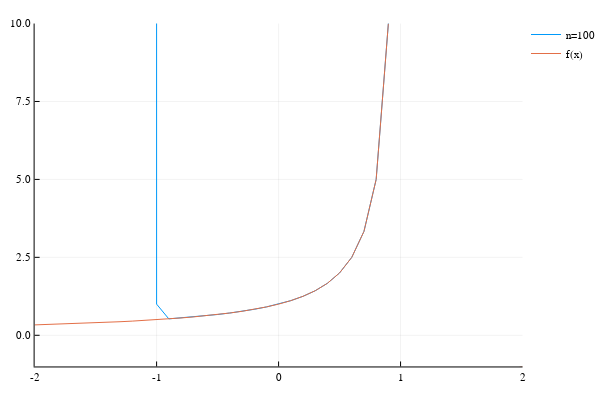

Source (notebook cell):
### Code cell
n=100
x=[j for j=-2:0.1:2]
y=s1(n).(x)
plot(x, y, xlims=(-2,2), ylims=(-1,10),label="n=$n" )
plot!(x,f.(x), xlims=(-2,2), ylims=(-1,10), label="f(x)")

### Figure 1 — Plotly figure (JSON) as saved in the notebook; plotly's stock layout.template omitted (floating-point values rounded to 4 significant figures)
{"data": [{"colorbar": {"title": ""}, "hoverinfo": "text", "legendgroup": "n=100", "line": {"color": "rgba(0, 154, 250, 1.000)", "dash": "solid", "shape": "linear", "width": 1}, "mode": "lines", "name": "n=100", "showlegend": true, "text": [null, null, null, null, null, null, null, null, null, null, null, null, null, null, null, null, null, null, null, null, null, null, null, null, null, null, null, null, null, null, null, null, null, null, null, null, null, null, null, null, null], "type": "scatter", "x": [-2, -1.9, -1.8, -1.7, -1.6, -1.5, -1.4, -1.3, -1.2, -1.1, -1, -0.9, -0.8, -0.7, -0.6, -0.5, -0.4, -0.3, -0.2, -0.1, 0, 0.1, 0.2, 0.3, 0.4, 0.5, 0.6, 0.7, 0.8, 0.9, 1, 1.1, 1.2, 1.3, 1.4, 1.5, 1.6, 1.7, 1.8, 1.9, 2], "xaxis": "x1", "y": [8.451e+29, 4.917e+27, 2.165e+25, 6.982e+22, 158907684805349100000, 243936706521129150, 239200000000000.0, 140100000000.0, 45170000.0, 7219.0, 1, 0.5263, 0.5556, 0.5882, 0.625, 0.6667, 0.7143, 0.7692, 0.8333, 0.9091, 1, 1.111, 1.25, 1.429, 1.667, 2, 2.5, 3.333, 5.0, 10.0, 101, 151600.0, 496900000.0, 1074000000000.0, 1435000000000000.0, 1219683532605645800, 688599967489846000000, 2.693e+23, 7.576e+25, 1.584e+28, 2.535e+30], "yaxis": "y1", "zmax": 0.1, "zmin": -0.1}, {"colorbar": {"title": ""}, "hoverinfo": "text", "legendgroup": "f(x)", "line": {"color": "rgba(227, 111, 71, 1.000)", "dash": "solid", "shape": "linear", "width": 1}, "mode": "lines", "name": "f(x)", "showlegend": true, "text": [null, null, null, null, null, null, null, null, null, null, null, null, null, null, null, null, null, null, null, null, null, null, null, null, null, null, null, null, null, null, null, null, null, null, null, null, null, null, null, null, null], "type": "scatter", "x": [-2, -1.9, -1.8, -1.7, -1.6, -1.5, -1.4, -1.3, -1.2, -1.1, -1, -0.9, -0.8, -0.7, -0.6, -0.5, -0.4, -0.3, -0.2, -0.1, 0, 0.1, 0.2, 0.3, 0.4, 0.5, 0.6, 0.7, 0.8, 0.9, 1, 1.1, 1.2, 1.3, 1.4, 1.5, 1.6, 1.7, 1.8, 1.9, 2], "xaxis": "x1", "y": [0.3333, 0.3448, 0.3571, 0.3704, 0.3846, 0.4, 0.4167, 0.4348, 0.4545, 0.4762, 0.5, 0.5263, 0.5556, 0.5882, 0.625, 0.6667, 0.7143, 0.7692, 0.8333, 0.9091, 1, 1.111, 1.25, 1.429, 1.667, 2, 2.5, 3.333, 5.0, 10.0, null, -10.0, -5.0, -3.333, -2.5, -2, -1.667, -1.429, -1.25, -1.111, -1], "yaxis": "y1", "zmax": 0.1, "zmin": -0.1}], "layout": {"annotations": [], "height": 400, "legend": {"bgcolor": "rgba(255, 255, 255, 1.000)", "bordercolor": "rgba(0, 0, 0, 1.000)", "font": {"color": "rgba(0, 0, 0, 1.000)", "family": "sans-serif", "size": 11}, "tracegroupgap": 0, "x": 1, "y": 1}, "margin": {"b": 20, "l": 0, "r": 0, "t": 20}, "paper_bgcolor": "rgba(255, 255, 255, 1.000)", "plot_bgcolor": "rgba(255, 255, 255, 1.000)", "showlegend": true, "width": 600, "xaxis": {"anchor": "y1", "domain": [0.06582, 0.9934], "gridcolor": "rgba(0, 0, 0, 0.100)", "gridwidth": 0.5, "linecolor": "rgba(0, 0, 0, 1.000)", "mirror": false, "range": [-2, 2], "showgrid": true, "showline": true, "showticklabels": true, "tickangle": 0, "tickcolor": "rgb(0, 0, 0)", "tickfont": {"color": "rgba(0, 0, 0, 1.000)", "family": "sans-serif", "size": 11}, "tickmode": "array", "ticks": "inside", "ticktext": ["-2", "-1", "0", "1", "2"], "tickvals": [-2, -1, 0, 1, 2], "title": "", "titlefont": {"color": "rgba(0, 0, 0, 1.000)", "family": "sans-serif", "size": 15}, "type": "-", "visible": true, "zeroline": false, "zerolinecolor": "rgba(0, 0, 0, 1.000)"}, "yaxis": {"anchor": "x1", "domain": [0.03762, 0.9902], "gridcolor": "rgba(0, 0, 0, 0.100)", "gridwidth": 0.5, "linecolor": "rgba(0, 0, 0, 1.000)", "mirror": false, "range": [-1, 10], "showgrid": true, "showline": true, "showticklabels": true, "tickangle": 0, "tickcolor": "rgb(0, 0, 0)", "tickfont": {"color": "rgba(0, 0, 0, 1.000)", "family": "sans-serif", "size": 11}, "tickmode": "array", "ticks": "inside", "ticktext": ["0.0", "2.5", "5.0", "7.5", "10.0"], "tickvals": [0, 2.5, 5, 7.5, 10], "title": "", "titlefont": {"color": "rgba(0, 0, 0, 1.000)", "family": "sans-serif", "size": 15}, "type": "-", "visible": true, "zeroline": false, "zerolinecolor": "rgba(0, 0, 0, 1.000)"}}}
